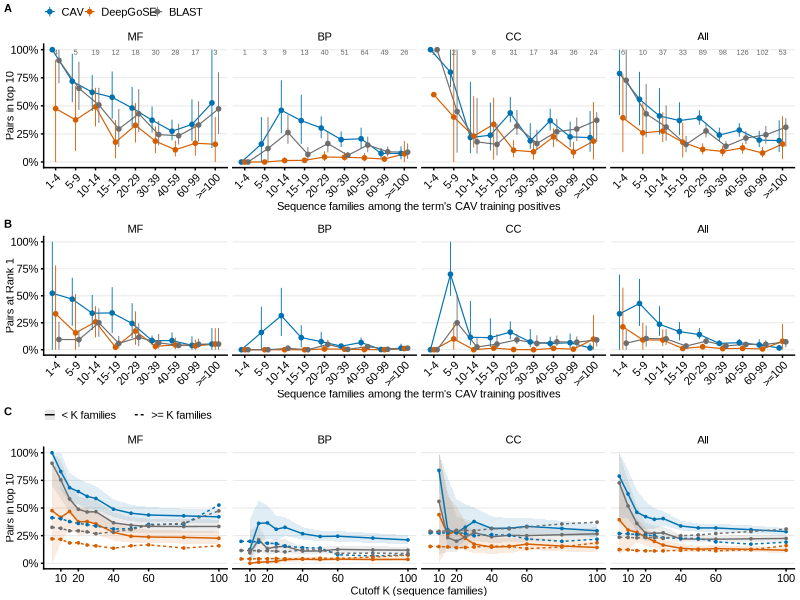
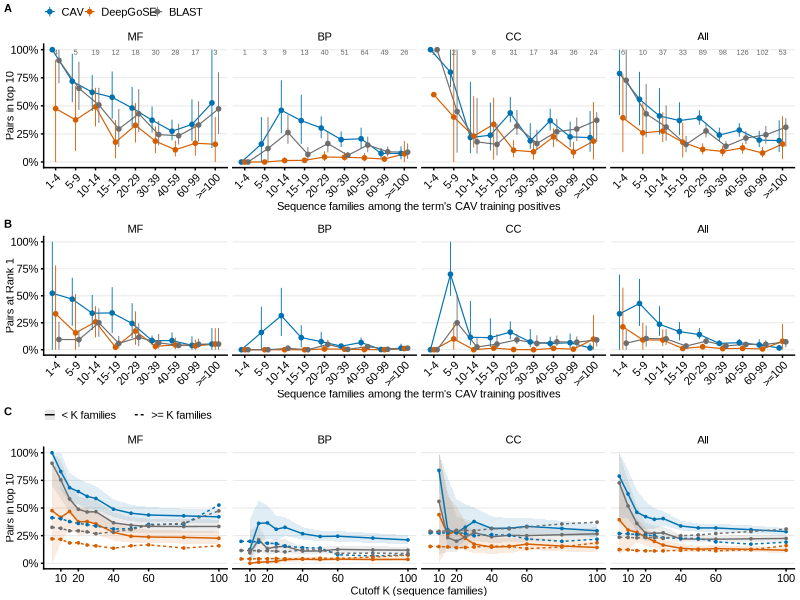

R code for these plots, in order:
# Exploratory preview (2026-09-29): where does rank signal drop with the number of
# sequence families among a GO term's CAV training positives?
# Data: family_cutoff_screen.py (strict _pf filter, gated; BLAST tie-averaged).
#   A  top-10 rate per family-count bin (non-cumulative), 95% term-bootstrap CI
#   B  Rank-1 rate, same bins
#   C  top-10 below (solid) vs at-or-above (dashed) each cutoff K
# Run from bioCAV-paper/go_eval/blast_baseline/.
suppressPackageStartupMessages({
  library(tidyverse)
  library(cowplot)
})

FIG_FONT <- "Arial"
METHOD_COLORS <- c(CAV = "#0072B2", DeepGoSE = "#D55E00", BLAST = "#6E6E6E")
BIN_LABELS <- c("1-4", "5-9", "10-14", "15-19", "20-29", "30-39", "40-59", "60-99", ">=100")
ONT_LEVELS <- c("MF", "BP", "CC", "All")
base_theme <- function() {
  theme_cowplot(font_size = 8, font_family = FIG_FONT) +
    theme(axis.text = element_text(size = 8), legend.text = element_text(size = 8),
          strip.text = element_text(size = 8), strip.background = element_blank(),
          panel.grid.major.y = element_line(color = "gray90", linewidth = 0.3))
}

bins <- read_csv("family_screen_bins.csv", show_col_types = FALSE) |>
  mutate(bin = factor(bin, levels = BIN_LABELS), ontology = factor(ontology, levels = ONT_LEVELS),
         method = factor(method, levels = names(METHOD_COLORS)))
cut <- read_csv("family_screen_cutoff.csv", show_col_types = FALSE) |>
  mutate(ontology = factor(ontology, levels = ONT_LEVELS),
         method = factor(method, levels = names(METHOD_COLORS)),
         side = factor(side, levels = c("below", "at_or_above"),
                       labels = c("< K families", ">= K families")))

n_lab <- bins |> distinct(ontology, bin, n_terms)
dodge <- position_dodge(width = 0.5)

bin_panel <- function(m, ylab) {
  ggplot(filter(bins, metric == m), aes(bin, rate, color = method, group = method)) +
    geom_line(position = dodge, linewidth = 0.4) +
    geom_pointrange(aes(ymin = lo, ymax = hi), position = dodge, size = 0.15, linewidth = 0.3) +
    facet_wrap(~ontology, nrow = 1) +
    scale_color_manual(values = METHOD_COLORS, name = NULL) +
    scale_y_continuous(labels = scales::percent, limits = c(0, 1), breaks = seq(0, 1, 0.25)) +
    base_theme() +
    labs(x = "Sequence families among the term's CAV training positives", y = ylab) +
    theme(axis.text.x = element_text(angle = 45, hjust = 1))
}
p_a <- bin_panel("top10", "Pairs in top 10") +
  geom_text(data = n_lab, aes(bin, 1, label = n_terms), inherit.aes = FALSE,
            size = 1.9, family = FIG_FONT, color = "gray40", vjust = 1) +
  theme(legend.position = "top")
p_b <- bin_panel("rank1", "Pairs at Rank 1") + theme(legend.position = "none")

p_c <- ggplot(filter(cut, metric == "top10"),
              aes(cutoff, rate, color = method, linetype = side, fill = method)) +
  geom_ribbon(data = filter(cut, metric == "top10", side == "< K families"),
              aes(ymin = lo, ymax = hi), alpha = 0.12, color = NA) +
  geom_line(linewidth = 0.5) +
  geom_point(size = 0.6) +
  facet_wrap(~ontology, nrow = 1) +
  scale_color_manual(values = METHOD_COLORS, name = NULL) +
  scale_fill_manual(values = METHOD_COLORS, guide = "none") +
  scale_linetype_manual(values = c("solid", "22"), name = NULL) +
  scale_x_continuous(breaks = c(10, 20, 40, 60, 100)) +
  scale_y_continuous(labels = scales::percent, limits = c(0, 1), breaks = seq(0, 1, 0.25)) +
  base_theme() +
  labs(x = "Cutoff K (sequence families)", y = "Pairs in top 10") +
  theme(legend.position = "top") +
  guides(color = "none")

fig <- plot_grid(p_a, p_b, p_c, ncol = 1, labels = c("A", "B", "C"), label_size = 8,
                 label_fontfamily = FIG_FONT, rel_heights = c(1.15, 1, 1.05))
ggsave("preview_family_screen.png", fig, width = 7.2, height = 7.2, dpi = 300, bg = "white")
ggsave("preview_family_screen.pdf", fig, width = 7.2, height = 7.2, device = cairo_pdf)
